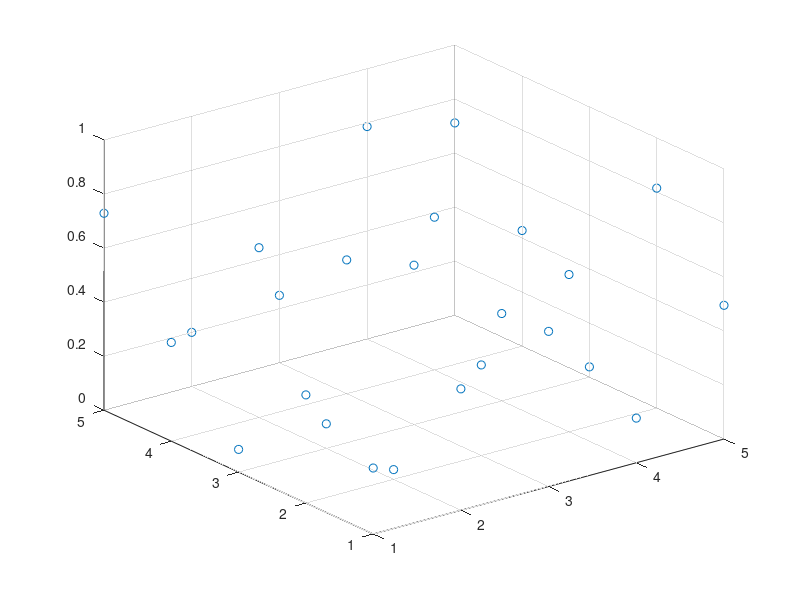

Write the MATLAB code that produced this figure. (Note: this script raises an error after producing the figure.)
l=0;
n=5;     %grid size
for a=1:1:n
    for b=1:1:n
           l=l+1;
           A(a,b)=rand;                                                     %potential seed function
           position(l,1)=a;
           position(l,2)=b;
    end
end

q=1
m=1
particlex=5.5                                               %particle motion in x-direction
particley=2                                               %particle motion in y-direction
for t=0:pi/4:2*pi  
    l=0
   for j=1:1:n
       for k=1:1:n
         l=l+1;
         fprintf('%f',t);
         potentialt=(0.9)*A(j,k)+0.0001*(rand-0.5);
         A(j,k)=potentialt                                                 %potential at each grid point
         position(l,3)=potentialt;
       
       end 
   end

        scatter3(position(:,1),position(:,2),position(:,3));
        sf=fit([position(:,1), position(:,2)], position(:,3), 'biharmonicinterp');    %fits surface to potential
        plot(sf,[position(:,1), position(:,2)], position(:,3));
       if (particlex<=n && particley<=n)
        [ej, ek] = differentiate(sf, [particlex,particley])                   %Electric field calculated as derivative of potential at particle position
        fj = q*ej                                                               %Force at particle position in j direction
        fk = q*ek                                                               %Force at particle position in k direction
        aj = fj/m
        ak = fk/m
        particlex = particlex+aj*(pi/4)^2
        particley = particley+ak*(pi/4)^2
       elseif (particlex>n-1 && particley<=n-1)
        partpot=interp2(A,particlex-(n),particley)
       elseif (particlex<=n-1 && particley>n-1)
        partpot=interp2(A,particlex,particley-(n))
       else
        
               
       end

end




